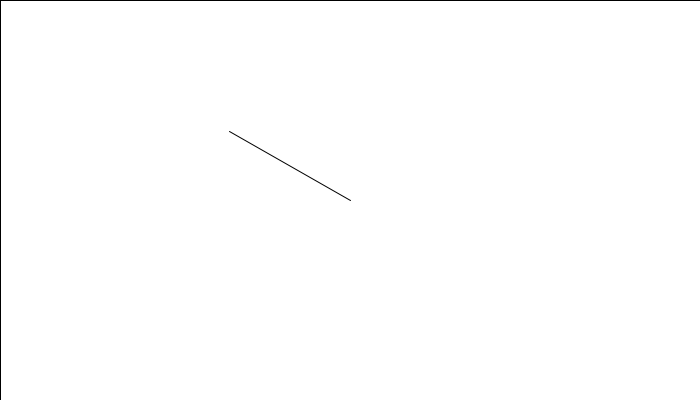
Frame 1 (no input)
Frame 60 (the mouse pressed at the canvas centre just before this capture): identical to frame 1, image omitted
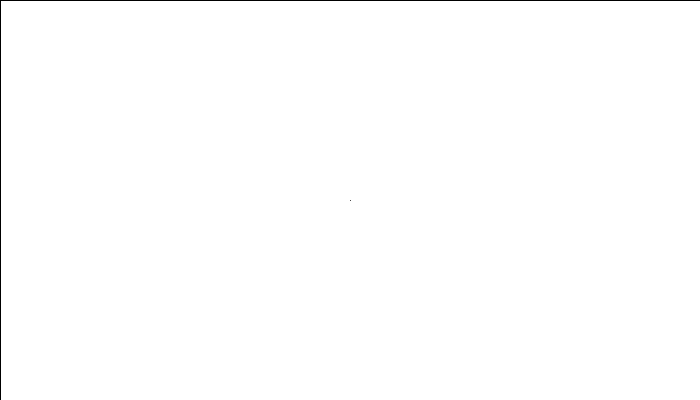
Frame 120 (the mouse held since frame 60 and released just before this capture)

The Processing sketch that drew these frames (run headless with seeded random() and noise(); from frame 60 on, the mouse is pressed at the canvas centre):

// Processing sketch: processing_39869
// ── processing_39869.pde

//FIXED POINT TEST

int fixedX, fixedY, endX, endY;    //integers
int chimeLength;

void setup() {
  size(700, 400);
  background(255);
  fixedX = width/2;    //Sets the fixed point as the center of the screen
  fixedY = height/2;
  chimeLength = int(width/5);    //the length of the windchime
}

void draw(){
  fill(255);
  rect(0, 0, width, height);
  chimeMove();    //runs the chimeMove class to invoke movement
}

void chimeMove(){
  int mouseFollowX = mouseX - fixedX;    //sets two variables to follow the location of the mouse
  int mouseFollowY = mouseY - fixedY; 
  float distance = sqrt(mouseFollowX * mouseFollowX + mouseFollowY * mouseFollowY);    // calculates distance of ...
  
  int a = chimeLength;
  int b = chimeLength;
  float c = min(distance, a + b);    //calculates the smallest number out of the values
  
  float B = acos((b*b - a*a - c*c) / (-2*a*c));    //trigonometry calculations
  float C = acos((c*c-a*a-b*b)/(-2*a*b));
  
  float D = atan2(mouseFollowY, mouseFollowX);
  float E = D + B + PI + C;
  
  endX = int((cos(E) * a)) + fixedX;
  endY = int((sin(E) * a)) + fixedY;
  
  stroke(0);
  line(fixedX, fixedY, endX, endY); 
  
  
  
  
  
  
}
  
